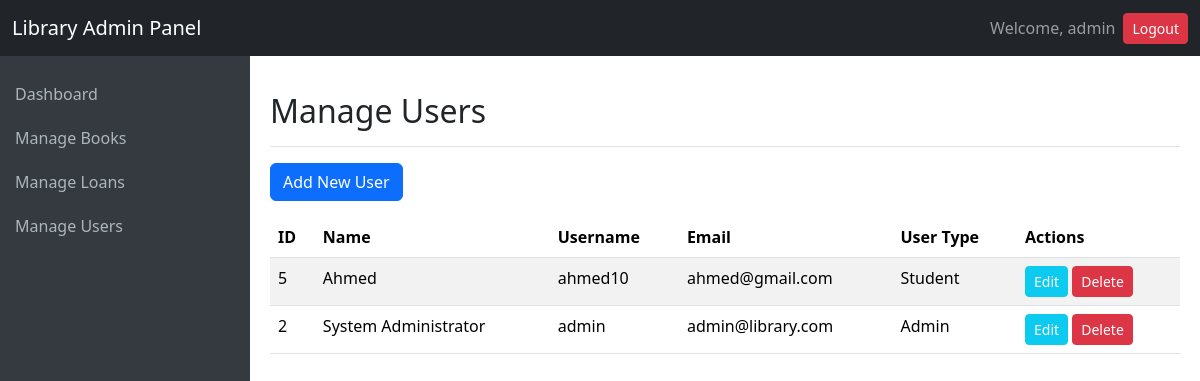
Page /admin/manage_users.php (signed in) on the committed database.
### tables this page shows
CREATE TABLE `users` (
  `id` int(11) NOT NULL,
  `username` varchar(100) NOT NULL,
  `password` varchar(255) NOT NULL,
  `user_type` enum('admin','student') NOT NULL DEFAULT 'student',
  `name` varchar(255) NOT NULL,
  `email` varchar(255) DEFAULT NULL
);

### admin/manage_users.php (the view, shortened to what this page needs)
<?php
include 'layout_admin_top.php';
try {
    $stmt_users = $pdo->query("SELECT id, username, user_type, name, email FROM users ORDER BY user_type DESC, name ASC");
    $all_users = $stmt_users->fetchAll();
} catch (PDOException $e) {
    $db_error = "Error fetching users: " . $e->getMessage();
    $all_users = [];
}
?>
<button type="button" class="btn btn-primary mb-3" data-bs-toggle="modal" data-bs-target="#addUserModal">
    Add New User
</button>
<div class="table-responsive">
    <table class="table table-striped table-hover">
        <thead>
            <tr>
                <th>ID</th>
                <th>Name</th>
                <th>Username</th>
                <th>Email</th>
                <th>User Type</th>
                <th>Actions</th>
            </tr>
        </thead>
        <tbody>
            <?php foreach ($all_users as $user): ?>
            <tr>
                <td><?php echo htmlspecialchars($user['id']); ?></td>
                <td><?php echo htmlspecialchars($user['name']); ?></td>
                <td><?php echo htmlspecialchars($user['username']); ?></td>
                <td><?php echo htmlspecialchars($user['email']); ?></td>
                <td><?php echo htmlspecialchars(ucfirst($user['user_type'])); ?></td>
                <td>
                    <button type="button" class="btn btn-sm btn-info text-white"
                            data-bs-toggle="modal"
                            data-bs-target="#editUserModal_<?php echo $user['id']; ?>">
                        Edit
                    </button>
                    <form method="POST" action="manage_users.php" style="display:inline;" onsubmit="return confirm('Are you sure you want to delete this user?');">
                        <button type="submit" class="btn btn-sm btn-danger">Delete</button>
                    </form>
                </td>
            </tr>
            <?php endforeach; ?>
        </tbody>
    </table>
</div>
<?php
include 'layout_admin_bottom.php';
?>

### rows in the picture
users: id "5", name "Ahmed", username "ahmed10", email "ahmed@gmail.com", user_type "Student"
users: id "2", name "System Administrator", username "admin", email "admin@library.com", user_type "Admin"

### other values in the picture
$_SESSION['username'] "admin"
$page_title "Manage Users"
